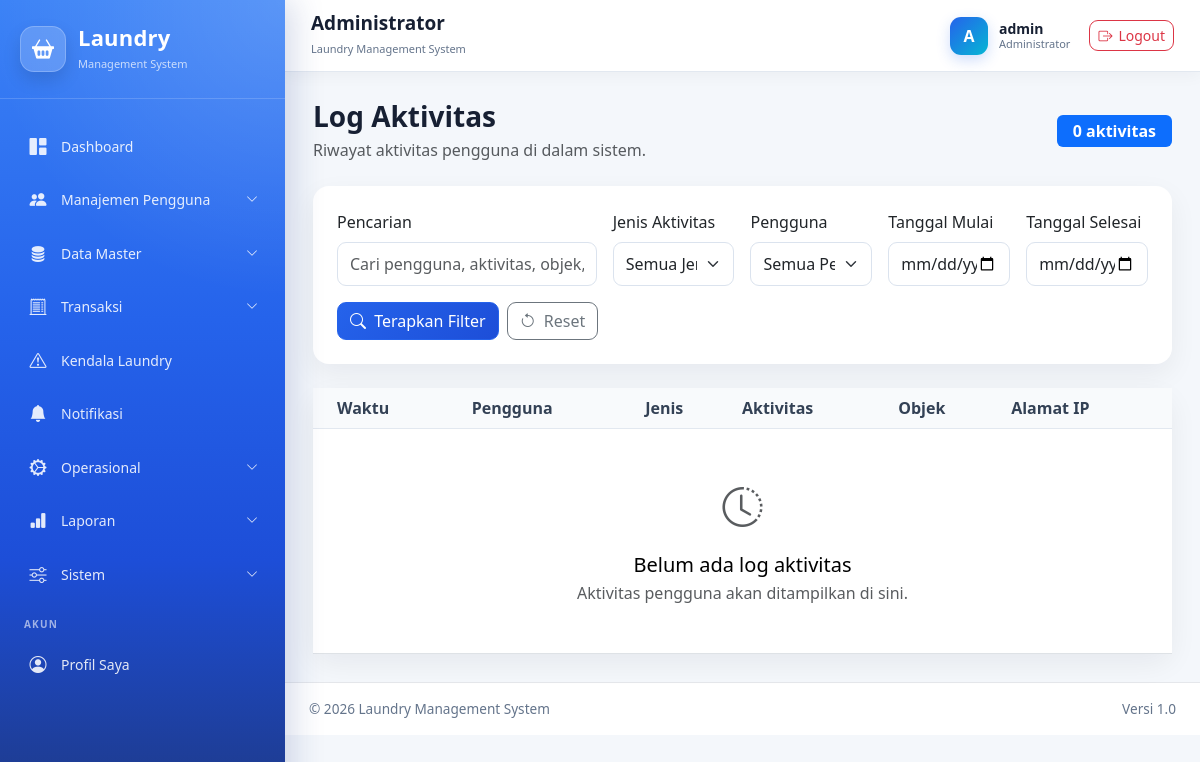
The app's page /administrator/sistem/log-aktivitas/ (signed in) with its own data.
### administrator/models.py (models this page shows, shortened)
class User(AbstractUser):
    class Role(models.TextChoices):
        ADMINISTRATOR = "administrator", "Administrator"
        KASIR = "kasir", "Kasir"
        PETUGAS_LAUNDRY = "petugaslaundry", "Petugas Laundry"
        PELANGGAN = "pelanggan", "Pelanggan"
    role = models.CharField(
        max_length=30,
        choices=Role.choices,
        default=Role.PELANGGAN,
        db_index=True,
        verbose_name="Hak akses",
    )
    nomor_hp = models.CharField(
        max_length=20,
        unique=True,
        verbose_name="Nomor HP",
    )
    alamat = models.TextField(
        blank=True,
        verbose_name="Alamat",
    )
    foto = models.ImageField(
        upload_to="pengguna/foto/",
        blank=True,
        null=True,
        verbose_name="Foto",
    )
    is_verified = models.BooleanField(
        default=False,
        db_index=True,
        verbose_name="Terverifikasi",
        help_text="Pelanggan harus diverifikasi administrator sebelum dapat login.",
    )
    verified_at = models.DateTimeField(
        blank=True,
        null=True,
        verbose_name="Waktu verifikasi",
    )
    verified_by = models.ForeignKey(
        "self",
        on_delete=models.SET_NULL,
        blank=True,
        null=True,
        related_name="pengguna_diverifikasi",
        verbose_name="Diverifikasi oleh",
    )
    email = models.EmailField(
        unique=True,
        verbose_name="Email",
    )
    class Meta:
        verbose_name = "Pengguna"
        verbose_name_plural = "Data Pengguna"
        ordering = ["username"]
    def __str__(self):
        return f"{self.get_full_name() or self.username} - {self.get_role_display()}"
    def verifikasi(self, administrator):
        """
        Memverifikasi akun pelanggan.
        """
        self.is_verified = True
        self.is_active = True
        self.verified_at = timezone.now()
        self.verified_by = administrator
        self.save(
            update_fields=[
                "is_verified",
                "is_active",
                "verified_at",
                "verified_by",
            ]
        )

### administrator/views.py (the view, shortened to what this page needs)
@administrator_required
def log_aktivitas_list(request):
    queryset = (
        LogAktivitas.objects
        .select_related("pengguna")
        .order_by("-dibuat_pada")
    )
    form = FilterLogAktivitasForm(
        request.GET or None
    )
    total_log = queryset.count()
    paginator = Paginator(
        queryset,
        15,
    )
    page_obj = paginator.get_page(
        request.GET.get("page")
    )
    context = {
        "form": form,
        "page_obj": page_obj,
        "total_log": total_log,
    }
    return render(
        request,
        "administrator/log_aktivitas/list.html",
        context,
    )

### templates/administrator/log_aktivitas/list.html (shortened to what this page needs)
{% extends "base.html" %}
{% block content %}
<div class="container-fluid px-0">
    <div
        class="d-flex flex-wrap
               justify-content-between
               align-items-center
               gap-3 mb-4"
    >
        <div>
            <h3 class="fw-bold mb-1">
                Log Aktivitas
            </h3>
            <p class="text-muted mb-0">
                Riwayat aktivitas pengguna
                di dalam sistem.
            </p>
        </div>
        <div class="badge text-bg-primary fs-6 px-3 py-2">
            {{ total_log }} aktivitas
        </div>
    </div>
    <div class="card border-0 mb-4">
        <div class="card-body p-4">
            <form method="get">
                <div class="row g-3">
                    <div class="col-lg-4 col-md-6">
                        <label class="form-label">
                            {{ form.keyword.label }}
                        </label>
                        {{ form.keyword }}
                    </div>
                    <div class="col-lg-2 col-md-6">
                        <label class="form-label">
                            {{ form.jenis.label }}
                        </label>
                        {{ form.jenis }}
                    </div>
                    <div class="col-lg-2 col-md-6">
                        <label class="form-label">
                            {{ form.pengguna.label }}
                        </label>
                        {{ form.pengguna }}
                    </div>
                    <div class="col-lg-2 col-md-6">
                        <label class="form-label">
                            {{ form.tanggal_mulai.label }}
                        </label>
                        {{ form.tanggal_mulai }}
                    </div>
                    <div class="col-lg-2 col-md-6">
                        <label class="form-label">
                            {{ form.tanggal_selesai.label }}
                        </label>
                        {{ form.tanggal_selesai }}
                    </div>
                </div>
                <div class="d-flex flex-wrap gap-2 mt-3">
                    <button
                        type="submit"
                        class="btn btn-primary"
                    >
                        <i class="bi bi-search me-1"></i>
                        Terapkan Filter
                    </button>
                    <a
                        href="{% url 'administrator:log_aktivitas_list' %}"
                        class="btn btn-outline-secondary"
                    >
                        <i class="bi bi-arrow-counterclockwise me-1"></i>
                        Reset
                    </a>
                </div>
            </form>
        </div>
    </div>
    <div class="card border-0">
        <div class="card-body p-0">
            <div class="table-responsive">
                <table class="table table-hover align-middle mb-0">
                    <thead>
                        <tr>
                            <th class="ps-4">
                                Waktu
                            </th>
                            <th>
                                Pengguna
                            </th>
                            <th>
                                Jenis
                            </th>
                            <th>
                                Aktivitas
                            </th>
                            <th>
                                Objek
                            </th>
                            <th>
                                Alamat IP
                            </th>
                        </tr>
                    </thead>
                    <tbody>
                        {% for log in page_obj %}
                            <tr>
                                <td class="ps-4 text-nowrap">
                                    <div class="fw-semibold">
                                        {{ log.dibuat_pada|date:"d M Y" }}
                                    </div>
                                    <small class="text-muted">
                                        {{ log.dibuat_pada|date:"H:i:s" }}
                                    </small>
                                </td>
                                <td>
                                    {% if log.pengguna %}
                                        <div class="fw-semibold">
                                            {{ log.pengguna.get_full_name|default:log.pengguna.username }}
                                        </div>
                                        <small class="text-muted">
                                            @{{ log.pengguna.username }}
                                        </small>
                                    {% else %}
                                        <span class="text-muted">
                                            Sistem
                                        </span>
                                    {% endif %}
                                </td>
                                <td>
                                    {% if log.jenis == "hapus" %}
                                        <span class="badge text-bg-danger">
                                            {{ log.get_jenis_display }}
                                        </span>
                                    {% elif log.jenis == "tambah" %}
                                        <span class="badge text-bg-success">
                                            {{ log.get_jenis_display }}
                                        </span>
                                    {% elif log.jenis == "ubah" or log.jenis == "status" %}
                                        <span class="badge text-bg-warning">
                                            {{ log.get_jenis_display }}
                                        </span>
                                    {% elif log.jenis == "login" %}
                                        <span class="badge text-bg-primary">
                                            {{ log.get_jenis_display }}
                                        </span>
                                    {% else %}
                                        <span class="badge text-bg-secondary">
                                            {{ log.get_jenis_display }}
                                        </span>
                                    {% endif %}
                                </td>
                                <td>
                                    <div class="fw-semibold">
                                        {{ log.aktivitas }}
                                    </div>
                                    {% if log.keterangan %}
                                        <small class="text-muted">
                                            {{ log.keterangan|truncatechars:80 }}
                                        </small>
                                    {% endif %}
                                </td>
                                <td>
                                    {{ log.objek|default:"-" }}
                                </td>
                                <td class="text-nowrap">
                                    {{ log.ip_address|default:"-" }}
                                </td>
                            </tr>
                        {% empty %}
                            <tr>
                                <td
                                    colspan="6"
                                    class="text-center py-5"
                                >
                                    <i
                                        class="bi bi-clock-history
                                               fs-1 text-muted"
                                    ></i>
                                    <h5 class="mt-3 mb-1">
                                        Belum ada log aktivitas
                                    </h5>
                                    <p class="text-muted mb-0">
                                        Aktivitas pengguna akan
                                        ditampilkan di sini.
                                    </p>
                                </td>
                            </tr>
                        {% endfor %}
                    </tbody>
                </table>
            </div>
        </div>
    </div>
</div>
{% endblock %}

### templates/includes/navbar.html (shortened to what this page needs)
<nav class="top-navbar">
    <div class="navbar-left">
        <div>
            <h5 class="navbar-title">
                {% if request.user.role == "administrator" %}
                    Administrator
                {% elif request.user.role == "kasir" %}
                    Kasir
                {% elif request.user.role == "petugaslaundry" %}
                    Petugas Laundry
                {% elif request.user.role == "pelanggan" %}
                    Pelanggan
                {% else %}
                    Laundry Management System
                {% endif %}
            </h5>
            <small class="navbar-subtitle">
                Laundry Management System
            </small>
        </div>
    </div>
    <div class="navbar-user">
        <div class="user-avatar">
            {{ request.user.username|first|upper }}
        </div>
        <div class="user-info">
            <span class="user-name">
                {{ request.user.get_full_name|default:request.user.username }}
            </span>
            <small>
                {{ request.user.get_role_display }}
            </small>
        </div>
        <a
            href="{% url 'logout' %}"
            class="btn btn-outline-danger btn-sm logout-button"
            title="Logout"
        >
            <i class="bi bi-box-arrow-right"></i>
            <span>Logout</span>
        </a>
    </div>
</nav>

### static/css/style.css (style rules this page uses)
:root { --sidebar-width: 285px; --primary: #2563eb; --primary-dark: #1d4ed8; --primary-deep: #1e3a8a; --primary-soft: #dbeafe; --cyan: #06b6d4; --body-bg: #f4f7fb; --text-dark: #172033; --text-muted: #64748b; --white: #ffffff; --border: #e2e8f0; }
* { box-sizing: border-box; }
html, body { min-height: 100%; }
body { margin: 0; background: var(--body-bg); color: var(--text-dark); font-family: "Segoe UI", Tahoma, Geneva, Verdana, sans-serif; }
.top-navbar { position: sticky; top: 0; z-index: 1020; display: flex; align-items: center; justify-content: space-between; min-height: 72px; padding: 12px 26px; background: rgba(255, 255, 255, 0.94); border-bottom: 1px solid var(--border); box-shadow: 0 4px 15px rgba(15, 23, 42, 0.04); backdrop-filter: blur(12px); }
.navbar-title { margin: 0; color: var(--text-dark); font-size: 19px; font-weight: 700; }
.navbar-subtitle { color: var(--text-muted); font-size: 11px; }
.navbar-user { display: flex; align-items: center; gap: 11px; }
.user-avatar { display: grid; width: 38px; height: 38px; place-items: center; color: var(--white); background: linear-gradient(135deg, var(--primary), var(--cyan)); border-radius: 11px; font-weight: 700; box-shadow: 0 5px 14px rgba(37, 99, 235, 0.22); }
.user-info { display: flex; flex-direction: column; line-height: 1.2; }
.user-name { color: var(--text-dark); font-size: 14px; font-weight: 600; }
.user-info small { color: var(--text-muted); font-size: 11px; }
.logout-button { display: inline-flex; align-items: center; gap: 6px; margin-left: 8px; border-radius: 9px; }
.card { border: 1px solid rgba(226, 232, 240, 0.8); border-radius: 16px; box-shadow: 0 10px 28px rgba(15, 23, 42, 0.06); }
.btn { border-radius: 9px; }
.btn-primary { background: linear-gradient(135deg, var(--primary), var(--primary-dark)); border-color: var(--primary); }
.form-control, .form-select { min-height: 44px; border-color: #dbe3ee; border-radius: 9px; }
.table thead th { color: #334155; background: #f8fafc; border-bottom: 1px solid var(--border); font-weight: 700; }

### records on screen
User: user.username|first "A", user.get_full_name "admin", user.role "Administrator"

### other values on screen
{{ total_log }} "0"
